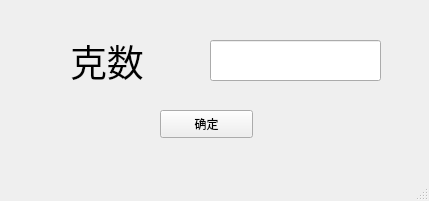
<?xml version="1.0" encoding="UTF-8"?>
<ui version="4.0">
 <class>quantity</class>
 <widget class="QMainWindow" name="quantity">
  <property name="geometry">
   <rect>
    <x>0</x>
    <y>0</y>
    <width>429</width>
    <height>201</height>
   </rect>
  </property>
  <property name="windowTitle">
   <string>MainWindow</string>
  </property>
  <widget class="QWidget" name="centralwidget">
   <widget class="QPushButton" name="pushButton">
    <property name="geometry">
     <rect>
      <x>160</x>
      <y>110</y>
      <width>93</width>
      <height>28</height>
     </rect>
    </property>
    <property name="text">
     <string>确定</string>
    </property>
   </widget>
   <widget class="QLabel" name="label">
    <property name="geometry">
     <rect>
      <x>70</x>
      <y>20</y>
      <width>101</width>
      <height>81</height>
     </rect>
    </property>
    <property name="font">
     <font>
      <family>Academy Engraved LET</family>
      <pointsize>28</pointsize>
     </font>
    </property>
    <property name="text">
     <string>克数</string>
    </property>
   </widget>
   <widget class="QLineEdit" name="lineQuantity">
    <property name="geometry">
     <rect>
      <x>210</x>
      <y>40</y>
      <width>171</width>
      <height>41</height>
     </rect>
    </property>
   </widget>
  </widget>
  <widget class="QMenuBar" name="menubar">
   <property name="geometry">
    <rect>
     <x>0</x>
     <y>0</y>
     <width>429</width>
     <height>25</height>
    </rect>
   </property>
  </widget>
  <widget class="QStatusBar" name="statusbar"/>
 </widget>
 <resources/>
 <connections/>
</ui>
